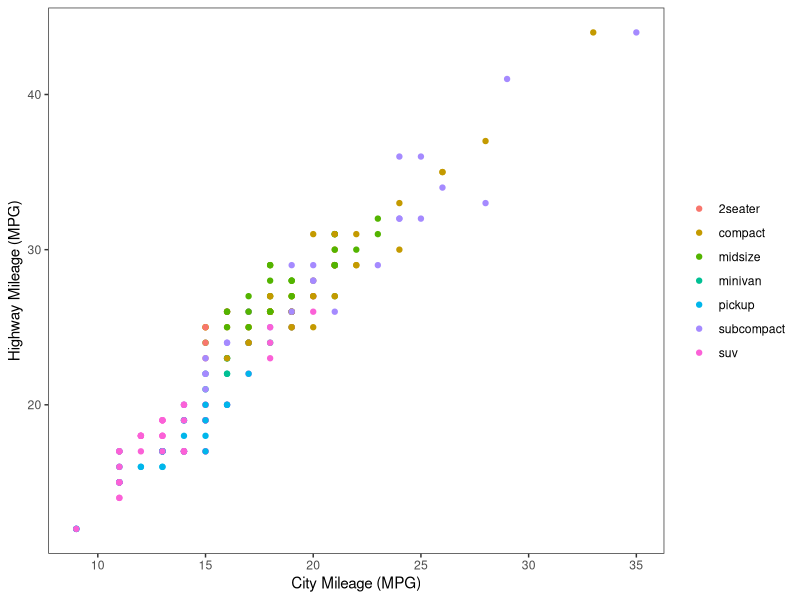
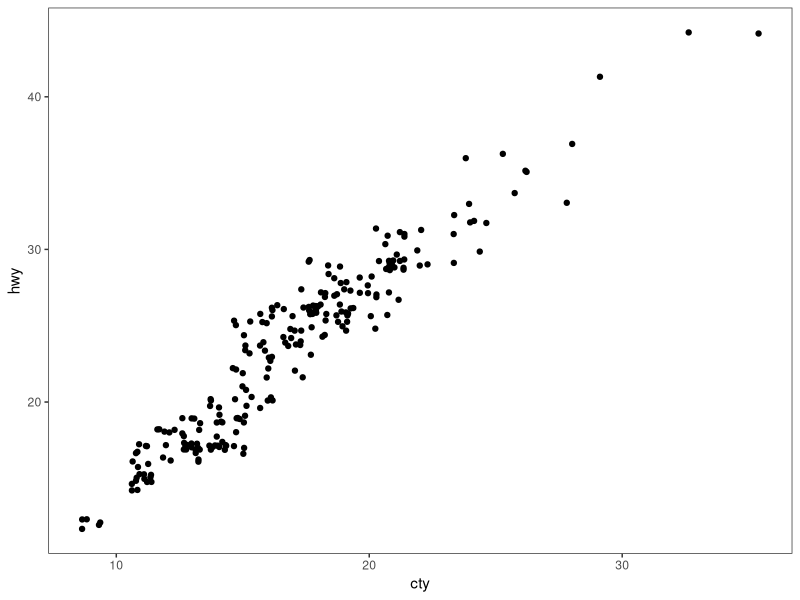
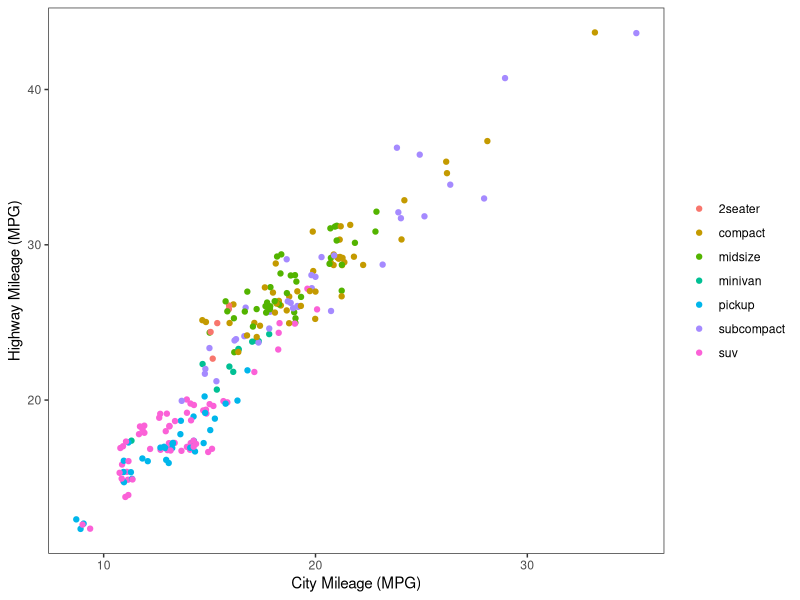
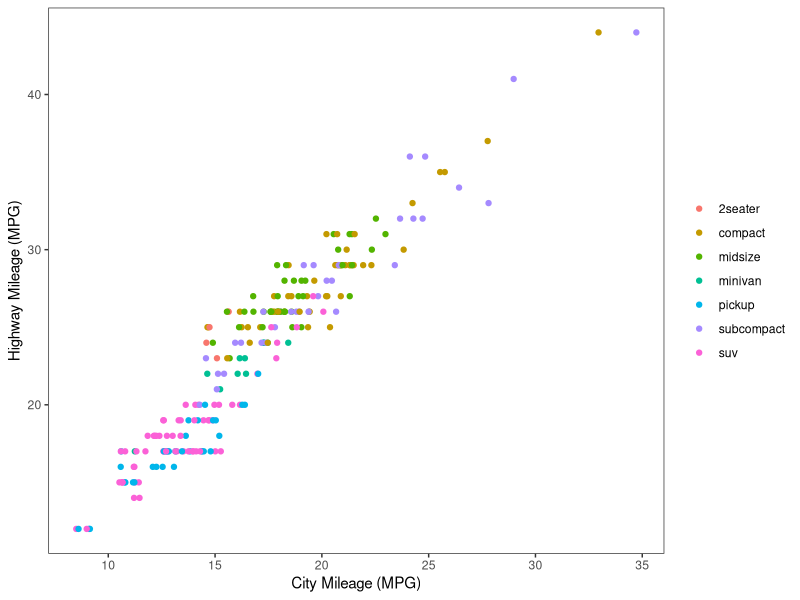

The R source for these figures, in order: (Note: this script raises an error after producing the figures.)
# ---------------------------------------------------------- #
#### MODULE 3: Plot even more data!                       ####               
# ---------------------------------------------------------- #

## OBJECTIVE:
# 1. To develop a "grammar of graphics".
# 2. To become comfortable using ggplot2 for exploratory data visualization.


# ---------------------------------------------------------- #
#### SET UP:                                              ####
# ---------------------------------------------------------- #
# REMINDER: In RStudio, open the Rproject for our course (UNCG_DataWrangling), 
# pull any changes from GitHub, and navigate to the branch you created for 
# yourself (just a single branch for the whole semester) in RStudio's Git tab.
# Open this week's assignment in this new branch to complete and submit on GitHub.
# Ideally, you'll commit your answers a bit at a time as you work through
# this assignment, rather than committing all at once at the end.

# Reminder of some helpful resources for graphing in R:
# ggplot Cookbook: http://www.cookbook-r.com/Graphs/
# Official ggplot2 Book: https://ggplot2-book.org/
# Themes in ggplot2: https://ggplot2-book.org/polishing.html#themes

# In ggplot2, aesthetic means “something you can see”. Each aesthetic is a
# mapping between a visual cue and a variable.
# Examples include:
# position (i.e., on the x and y axes)
# color (“outside” color)
# fill (“inside” color)
# shape (of points)
# line type
# size

# Each type of geometric object (geom) accepts only a subset of all aesthetics.
# Refer to the geom help pages to see what mappings each geom accepts. Aesthetic
# mappings are set with the aes() function.

# TASK: We will be using the ggplot2 package for graphing. Fortunately, ggplot2 
# is nested within the tidyverse package (along with many others).
# Start by writing code to load the tidyverse library.
# HINT: see the end of assignment #1 if you forgot how to load a package.

library(tidyverse)

# TASK: Write code below to set your theme to black and white and both your major
# AND minor gridlines to element_blank for all plots you'll be making today.
# HINT: Check back to last week's assignment section 1.9 for setting themes for
# all plots.
theme_set(theme_bw()) 
theme_update(panel.grid.major = element_blank(),
             panel.grid.minor = element_blank(),
             legend.title = element_blank())

# ---------------------------------------------------------- #
#### 1.0 CORRELATION                                      ####
# ---------------------------------------------------------- #

# We learned how to make correlations last week, but it never hurts to get
# more practice! Let's start by using a data set built into ggplot2.
# The mpg dataset looks at the gas efficiency of different cars. Run the following
# code to load the data:
data(mpg, package = "ggplot2")

# TASK: Create a scatterplot (i.e., a dot plot) to relate city and highway mileage.
# Color the points by the class of car (class column) and label the x and y axis 
# to be more informative (City Mileage (MPG) vs Highway Mileage (MPG)).
# HINT: Refer back to last week's assignment or the ggplot help resources if you 
# forget how to make a scatterplot.
ggplot(mpg, aes(x=cty, y=hwy)) + 
  geom_point(aes(color=as.factor(class))) +
  xlab("City Mileage (MPG)") + 
  ylab("Highway Mileage (MPG)")
             

# Looks alright, but the graph may be hiding some information...
# QUESTION: How many data points are in the mpg dataframe?
# 234

# QUESTION: Approximately how many dots are in the graph you just made? How does
# that compare to the number of observations in the dataframe?
# about a quarter of the total number of data points are plotted

# Try another correlation-focused geom that addresses this problem by running
# the following code:
ggplot(data=mpg, aes(x=cty, y=hwy)) + 
  geom_jitter()


# QUESTION: What happened when you created the plot with geom_jitter?
# overlapping dots are spread out ("jittered") at random

ggplot(mpg, aes(x=cty, y=hwy)) + 
  geom_jitter(aes(color=as.factor(class))) +
  xlab("City Mileage (MPG)") + 
  ylab("Highway Mileage (MPG)")

# QUESTION: Run the code to create a plot using geom_jitter a second time. Then run it
# again and again. What happens each time? Why is this happening?
# because the added variation is random 

# TASK: The default in geom_jitter is to jitter (or slightly move) the points away
# from each other in both the x and y directions. Check the help file for geom_jitter
# and write code below to make a graph where you jitter points in only the x-dimension
# by 0.5.

ggplot(mpg, aes(x=cty, y=hwy)) + 
  geom_jitter(aes(color=as.factor(class)),
              height = 0,
              width = .5) +
  xlab("City Mileage (MPG)") + 
  ylab("Highway Mileage (MPG)")

# ---------------------------------------------------------- #
#### 1.1 DETOUR! COLORS, COLORS, COLORS                   ####
# ---------------------------------------------------------- #

# Our world is so colorful, and our graphs can be too! But we want to be mindful
# of our color choices to not only be beautiful, but also informative and accessible.

# TASK: Create a new dataframe that filters our mpg data down to only information
# for car classes compact, midsize, and suv using an %in% statement. Name your 
# new dataframe mpgSubset.
# HINT: Refer back to the Transform assignment if you want help with %in% (or 
# try googling!)


# ggplot has lots of nice (and some not so nice) built-in color palettes that we 
# can use to fill our bars with color. Try running the following code:
ggplot(data=mpgSubset, aes(x=cty, y=hwy, color=class)) +
  geom_jitter()

# The code above supplies us with ggplot's default color palette, which I find not
# so pleasing. Let's try to change this!

# We can add a statement specifying the scale of colors we would prefer. One way
# to do this is to use other pre-set palettes from ggplot. Run the code below to 
# ask ggplot to use the color brewer's palette called Set 1.
ggplot(data=mpgSubset, aes(x=cty, y=hwy, color=class)) +
  geom_jitter() +
  scale_color_brewer(palette="Set1")

# Alternatively, we could use the "RdBu" palette:
ggplot(data=mpgSubset, aes(x=cty, y=hwy, color=class)) +
  geom_jitter() +
  scale_color_brewer(palette="RdBu")

# QUESTION: Investigate the color brewer's range of palettes at this website: 
# https://r-graph-gallery.com/38-rcolorbrewers-palettes.html
# What do you notice about the colors chosen from each of the palettes that we
# used above? (i.e., does it use the first three colors in the palette? The last
# three? Some other combination?)


# We could also pick out EXACTLY which colors we want for our figure. 
# There are 4 main ways to specify colors in R:
### by name
### by number
### by Hex code
### with the rgb() function

# By Name: R allows you to call more than 600 colors by name! Run the following
# code to see a list:
colors()

# We can put in the colors we chose for each variable by adding the 
# scale_color_manual() function to our plot. Try it out by running the following
# code:
ggplot(data=mpgSubset, aes(x=cty, y=hwy, color=class)) +
  geom_jitter() +
  scale_color_manual(values=c('midnightblue', 'cornflowerblue', 'tomato3'))


# You can also chose colors by number, which are assigned in R.

# TASK: Copy and paste the code to make our scatterplot and replace the color names
# with three numbers of your choice (between 1 and 657). How does your new figure look?
# HINT: remember to remove the quotation marks when calling numbers.


# QUESTION: How do you think you could figure out which color name belongs to
# each color number?
# HINT: Try creating a dataframe from color() by passing it into the
# as.data.frame() function.


# You can also chose colors by Hex code. A Hex color code is a 6-symbol code made
# of up to three 2-symbol elements (6 symbols in length all together). Each of 
# the 2-symbol elements represents a color value in the Red-Green-Blue (RGB) color
# scale from 0 to 255. Hex codes are written with a # in front of them. Let's try
# out calling our colors using hex code.
ggplot(data=mpgSubset, aes(x=cty, y=hwy, color=class)) +
  geom_jitter() +
  scale_color_manual(values=c('#191970', '#6495ED', '#FF6347'))

# There are two great things about hex codes. First, you can call ANY color you 
# want with a hex code. That is, you're not limited to the 657 colors that are
# in ggplot. By specifying the color by hex code, you can pick literally anything!

# TASK: Google the search term "color picker". This should bring up google's color
# picker (in addition to a billion other color picking websites). Use this color
# picker to generate the hex codes for three new colors of your choice. Then copy
# and paste the above code, replacing the hex codes with your color choices.


# The second great thing about hex codes is that you can control the transparency
# of your colors. Transparency is set in a hex code by adding two extra symbols
# to the end, which together make up the "alpha" element. Adding 00 to the end 
# of your hex code will make your color completely transparent, while adding FF 
# to the end will make it completely opaque. Any number/letters in-between will 
# result in partial transparency. You can find a complete list of transparencies
# between 0-100% here: https://gist.github.com/lopspower/03fb1cc0ac9f32ef38f4

# TASK: Try out transparency by copying and pasting your graph code below and
# adding the alpha element to the end of each of your hex codes to make your
# first color 0% transparent, your second color 50% transparent, and your third
# color 100% transparent.


# QUESTION: What happened to the point that you set to 100% transparent?


# Finally, we can set our colors using the rgb() function. This operates very
# similarly to the hex code, where you can pick exactly the color and transparency
# you want. Try it out by running the following code:
ggplot(data=mpgSubset, aes(x=cty, y=hwy, color=class)) +
  geom_jitter() +
  scale_color_manual(values=c(rgb(.10, .10, .44, 1), rgb(.39, .58, .93, 1), rgb(1.0, .39, .28, 1)))

# TASK: Modify the above code to make all of your points 50% transparent.

# There are so many inventive and artistic people in the world who have expanded
# the offerings for colors in ggplot. Check out some notable ones listed below
# when choosing colors for this assignment.
### Color-blind friendly palettes: https://github.com/JLSteenwyk/ggpubfigs
### Color palettes from vintage National Parks posters: https://github.com/katiejolly/nationalparkcolors
### Color palettes based on Wes Anderson movies: https://github.com/karthik/wesanderson
### Color palettes from famous Dutch paintings: https://github.com/EdwinTh/dutchmasters


# ---------------------------------------------------------- #
#### 1.2 DETOUR! LEGENDS                                  ####
# ---------------------------------------------------------- #

# When you specify colors in your ggplot code, R throws in a bonus legend for free!
# However, this legend is often not as clear or visually appealing as we might 
# prefer. But as with all geometric objects in ggplot, legends can be easily altered.

# Run the following code to create a scatter plot. Feel free to modify the colors
# as you prefer!
ggplot(data=mpgSubset, aes(x=cty, y=hwy, color=class)) +
  geom_jitter()

# QUESTION: Where did ggplot get the legend title and values from?


# We could change the title and values in our legend by altering the dataframe
# we are passing into ggplot. But that seems a bit drastic. Instead, we can 
# lean on the same code that specifies our color picks to alter the legend text.
# Try it out by running the following code:
ggplot(data=mpgSubset, aes(x=cty, y=hwy, color=class)) + 
  geom_jitter() + 
  scale_color_manual(values=c('#FCBA03', '#380754', '#496916'),
                     name='Class of Car', 
                     breaks=c('suv', 'midsize', 'compact'), 
                     labels=c('SUV', 'Midsize', 'Compact'))


# TASK: Label each line of the code above with what it is doing.
# HINT: Check the scale_color_manual help file or ggplot Cookbook for more info.


# IMPORTANT: It is important to pay attention to the order you provide ggplot with 
# your color choices and legend labels! Try running the following code:
ggplot(data=mpgSubset, aes(x=cty, y=hwy, color=class)) + 
  geom_jitter() + 
  scale_color_manual(values=c('#FCBA03', '#380754', '#496916'), 
                     name='Class of Car', 
                     breaks=c('suv', 'midsize', 'compact'), 
                     labels=c('Compact', 'SUV', 'Midsize')) 


# QUESTION: What is wrong with the code above? Why is it so important to be
# careful with the order you pass information into ggplot?


# While changing the legend text and factor order takes place in the scale_color_manual
# step, moving the legend around on the graph page is part of the graph theme. We
# can try this out using the code below:
ggplot(data=mpgSubset, aes(x=cty, y=hwy, color=class)) + 
  geom_jitter() + 
  theme(legend.position='top')


# TASK: Modify the code above to have the legend display along the bottom of
# the figure.


# We can also have the legend located within the area of the graph itself! We can 
# do this by specifying the coordinates for where the legend should go within the
# graph axes. First we set the legend position and then we set the anchoring 
# position by justifying the legend.
### bottom left: 0,0
### bottom right: 1,0
### top left: 0,1
### top right: 1,1

# Try it out by running the following code:
ggplot(data=mpgSubset, aes(x=cty, y=hwy, color=class)) + 
  geom_jitter() + 
  theme(legend.position=c(1,0), legend.justification=c(1,0))

# QUESTION: What happens if you don't include the code for legend justification
# above?


# TASK: Copy and paste the code from above. Modify it to place the legend in the
# upper left part of the graph.


# Finally, we might want to remove the legend altogether! We would do so by
# modifying the theme as well. 

# TASK: Check the ggplot cookbook to find the legends section. Read what it says 
# about removing the legend. Then copy and paste the graph code from above. Modify
# the code to remove the legend.


# ---------------------------------------------------------- #
#### 2.0 DEVIATION                                        ####
# ---------------------------------------------------------- #

# Used to compare variation in values between small number of items (or categories) 
# with respect to a fixed reference.

# Whether the graphical type is a deviation graph or a composition graph (or a 
# ranking graph) may depend on the underlying data structure.

# We used geom_bar() last week with factor data to create a bar graph. But
# geom_bar() is a bit tricky because it can make EITHER a bar graph or a histogram
# depending on the data you give it. The default of geom_bar() is to set stat to 
# count so if you give it just a continuous x value, it will make a histogram. Try
# it with the following code:
ggplot(data=mpg, aes(x=hwy)) + 
  geom_bar()

# In order to have the geom create bars and not a histogram, you must:
# 1) Set stat = identity
# 2) Provide both an x and a y inside the aes(), where x is either a character 
# or factor and y is numeric.

# TASK: Create a dataframe of summary statistics for the mpg data, calculating the
# mean, standard deviation, and standard error for highway mpg grouping by class.
# Name the resulting dataframe highwayMPG and your new variables hwy_mean, hwy_sd,
# and hwy_se.
# HINT: Look back at the Transform assignment if you forget how to summarize the
# data. Also recall, standard error = 1.96*standard deviation.


# TASK: Create a bar graph showing the average highway MPG on the y-axis and 
# car class on the x-axis. Fill the bars by class. Add in error bar caps that are 20%
# the width pf the bars.
# HINT: Don't forget to change stat from the default in your geom_bar() statement!


# ---------------------------------------------------------- #
#### 2.1 DETOUR! COLORS AND LEGENDS, AGAIN                ####
# ---------------------------------------------------------- #

# Recall that some geometric elements require fills instead of (or sometimes in
# addition to) colors.

# TASK: Create a bar graph with the mpg summary stats with the following parameters:
# (1) Black bar outline
# (2) Bars filled with the color brewer palette "Dark2" using the scale_fill_manual
#     statement
# (3) No legend
# (4) Informative x- and y-axis labels. 

# HINT: Carefully consider whether your color and/or fill should go within an aes() 
# statement, the scale_fill_manual or scale_color_manual statements, or neither.
# If in doubt, try a bunch of ways until it looks how we want it. And consult 
# your helpful ggplot resources on the web.


# ---------------------------------------------------------- #
#### 2.2 DETOUR! AXIS MODIFICATIONS                       ####
# ---------------------------------------------------------- #

# Run the following code, feeling free to modify colors as you prefer:
ggplot(data=highwayMPG, aes(x=class, y=hwy_mean, fill=class)) +
  geom_bar(stat='identity') 

# QUESTION: Where is ggplot getting the x-axis tick labels from?


# Often our tick labels are not the best. We can modify them to be more informative
# or visually appealing by directly modifying the dataframe, but again this feels
# a bit extreme. Instead, we can directly modify the scale of the axis. For axes
# that deal with categories, we are setting the discrete scale. Try it out by
# running the following code:
ggplot(data=highwayMPG, aes(x=class, y=hwy_mean, fill=class)) +
  geom_bar(stat='identity') +
  scale_x_discrete(labels=c('sport', 'compact', 'midsize', 'minivan', 'pickup', 'subcompact', 'SUV'))

# We can also change the scale of the continuous axes, including how large they are
# and where the tick marks fall as follows:
ggplot(data=highwayMPG, aes(x=class, y=hwy_mean, fill=class)) +
  geom_bar(stat='identity') +
  scale_y_continuous(breaks=seq(0, 50, 10)) +
  coord_cartesian(ylim=c(0,50))

# QUESTION: Try running the code above without the coord_cartesian() statement. 
# What is surprising about the resulting graph? Based on this result, what do you
# think the coord_cartesian() statement does?


# We can also add a statement into the scale discrete or continuous statements
# to name our axes, rather than putting in a whole separate step of xlab() or ylab().
# Try it out with the following code:
ggplot(data=highwayMPG, aes(x=class, y=hwy_mean, fill=class)) +
  geom_bar(stat='identity') +
  scale_x_discrete(name='Class of Car') +
  scale_y_continuous(name='Mean Highway MPG')


# Finally, we can flip our axes easily in ggplot as follows:
ggplot(data=highwayMPG, aes(x=class, y=hwy_mean, fill=class)) +
  geom_bar(stat='identity') +
  coord_flip()


# TASK: Let's put it all together. Make a graph of the mpg summary stats with the
# following specifications:
# (1) color by class of car using a color scheme of your choice (not the default)
# (2) plot the class of car on the x-axis and the highway MPG on the y axis
# (3) include better names for the x- and y-axis titles
# (4) include better names for the car classes
# (5) set the scale of the highway mpg to run from 0 to 30 with breaks every 5 
# (6) flip your axes
# (7) remove the legend


# ---------------------------------------------------------- #
#### 3.0 RANKING                                          ####
# ---------------------------------------------------------- #
# Used to compare the position or performance of multiple items with respect to 
# each other. Actual values matters somewhat less than the ranking.

# TASK: Create a dataframe of summary statistics for the mpg data, calculating the
# mean, standard deviation, and standard error for CITY mpg grouping by class.
# Name the resulting dataframe cityMPG and your new variables city_mean, city_sd,
# and city_se.
# HINT: Look back at the Transform assignment if you forget how to summarize the
# data. Also, standard error = 1.96*standard deviation.


# Now we want to plot our data in order from smallest to largest city MPG to get
# a ranking. To do so, we need to use the reorder() function to rearrange the data
# going into our x-axis.
ggplot(cityMPG, aes(x=reorder(class, city_mean), y=city_mean)) + 
  geom_bar(stat="identity")

# TASK: Recreate the above ranking figure to include the following:
# (1) class of car on the x-axis with informative axis and tick labels
# (2) MPG ordered from highest to lowest (hint: try google if you're unsure)
# (3) bars with dary grey outlines and filled by class with your favorite color scheme
# (4) error bars with end caps 30% the width of the bars
# (5) y-axis from 0 to 30 with tick marks every 5
# (6) no legend.


# ---------------------------------------------------------- #
#### 4.0 DISTRIBUTION                                     ####
# ---------------------------------------------------------- #
# When you have lots and lots of data points and want to study where and how the
# data points are distributed.

# Histograms can be accomplished with either geom_bar() or geom_histogram()
ggplot(mpg, aes(hwy)) + 
  geom_histogram()

# TASK: Recreate the graph above, but using geom_bar() instead


# TASK: Try making a histogram with the categorical variable 'manufacturer'.
# What error message do you get?


# QUESTION: What happens when you follow the advice of the error message and 
# make stat='count'?
ggplot(mpg, aes(manufacturer)) + 
  geom_histogram(stat="count")


# TASK: Make a boxplot comparing the distribution of cty (city mileage) for
# each class of car.
# HINT: Look back to last week if you forget how to make a boxplot.


# We can also make a different type of distribution, a violin plot using the 
# geom_violin statement as follows:
ggplot(mpg, aes(x=class, y=cty)) + 
  geom_violin()

# QUESTION: What does a violin plot show? Check google if you're unsure.


# ---------------------------------------------------------- #
#### 5.0 COMPOSITION                                      ####
# ---------------------------------------------------------- #
# Bar charts and pie charts are classic ways of showing composition of a dataset.

# TASK: Let's get some data for this task by determining the number of cars from 
# each car manufacturer in our mpg dataframe. We can do this as follows:
manufacturerFreq <- mpg %>% 
  group_by(manufacturer) %>% 
  summarize(frequency=length(manufacturer)) %>% 
  ungroup()

# TASK: Make a bar graph of the number of cars (frequency) by manufacturer using
# the dataframe we created above.


# We can switch the bar chart you created above into a pie chart simply by changing
# the coordinate system through a series of steps as follows:

ggplot(manufacturerFreq, aes(x=manufacturer, y=frequency)) +
  geom_bar(stat="identity") +
  coord_polar()

ggplot(manufacturerFreq, aes(x=manufacturer, y=frequency, fill=manufacturer)) +
  geom_bar(stat="identity") +
  coord_polar()

ggplot(manufacturerFreq, aes(x="", y=frequency, fill=manufacturer)) +
  geom_bar(stat="identity", width=1) +
  coord_polar()

ggplot(manufacturerFreq, aes(x="", y=frequency, fill=manufacturer)) +
  geom_bar(stat="identity", width=1) +
  coord_polar(theta="y")

ggplot(manufacturerFreq, aes(x="", y=frequency, fill=manufacturer)) +
  geom_bar(stat="identity", width=1) +
  coord_polar(theta="y", start=0) +
  theme_void() +
  theme(legend.title = element_text(size = 12.5), 
        legend.text  = element_text(size = 8.5),
        legend.key.size = unit(.75, "lines"))

# TASK: Annotate the code below to describe what each line does:
ggplot(manufacturerFreq, aes(x="", y=frequency, fill=manufacturer)) +
  geom_bar(stat="identity", width=1) +
  coord_polar(theta="y", start=0) +
  theme_void() +
  theme(legend.title = element_text(size = 12.5), 
        legend.text  = element_text(size = 8.5),
        legend.key.size = unit(.75, "lines"))


# ---------------------------------------------------------- #
#### 6.0 CHANGE                                           ####
# ---------------------------------------------------------- #

# Time series are often best visualized with line graphs. Let's try this out
# with some new data:
data("economics")

# TASK: Use the economics dataset to plot the number of people who are unemployed
# over time (unemploy vs date). Make a scatterplot, then connect the points with 
# lines using geom_line().
# HINT: use ?economics to get more information about this dataset.




# ---------------------------------------------------------- #
#### GROUPS AND MAPS                                      ####
# ---------------------------------------------------------- #

# Let's save these for group project options, this assignment is really long!









# REMEMBER: Save and push your script when you're done with this assignment!
